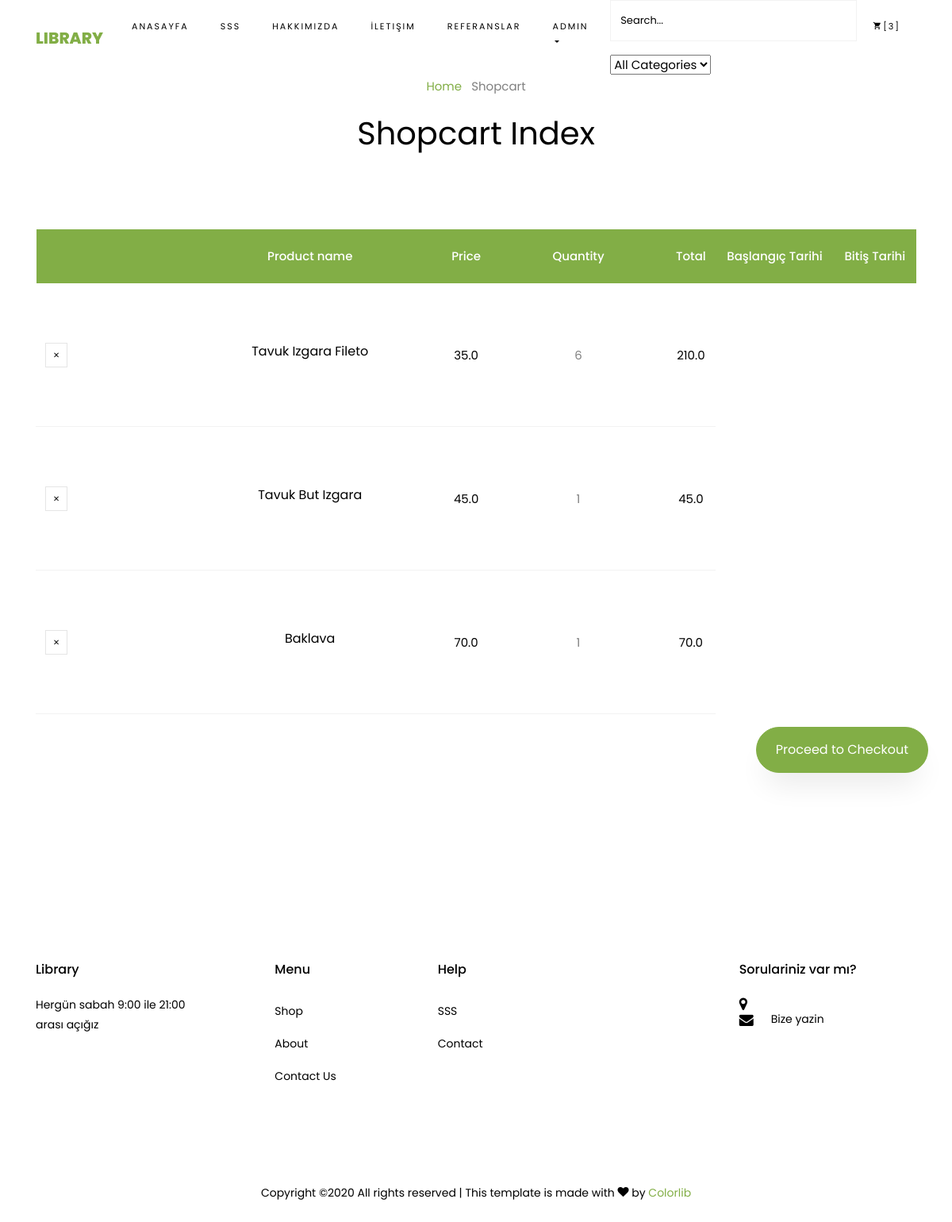
The app's page /shopcart/ (signed in), older data.
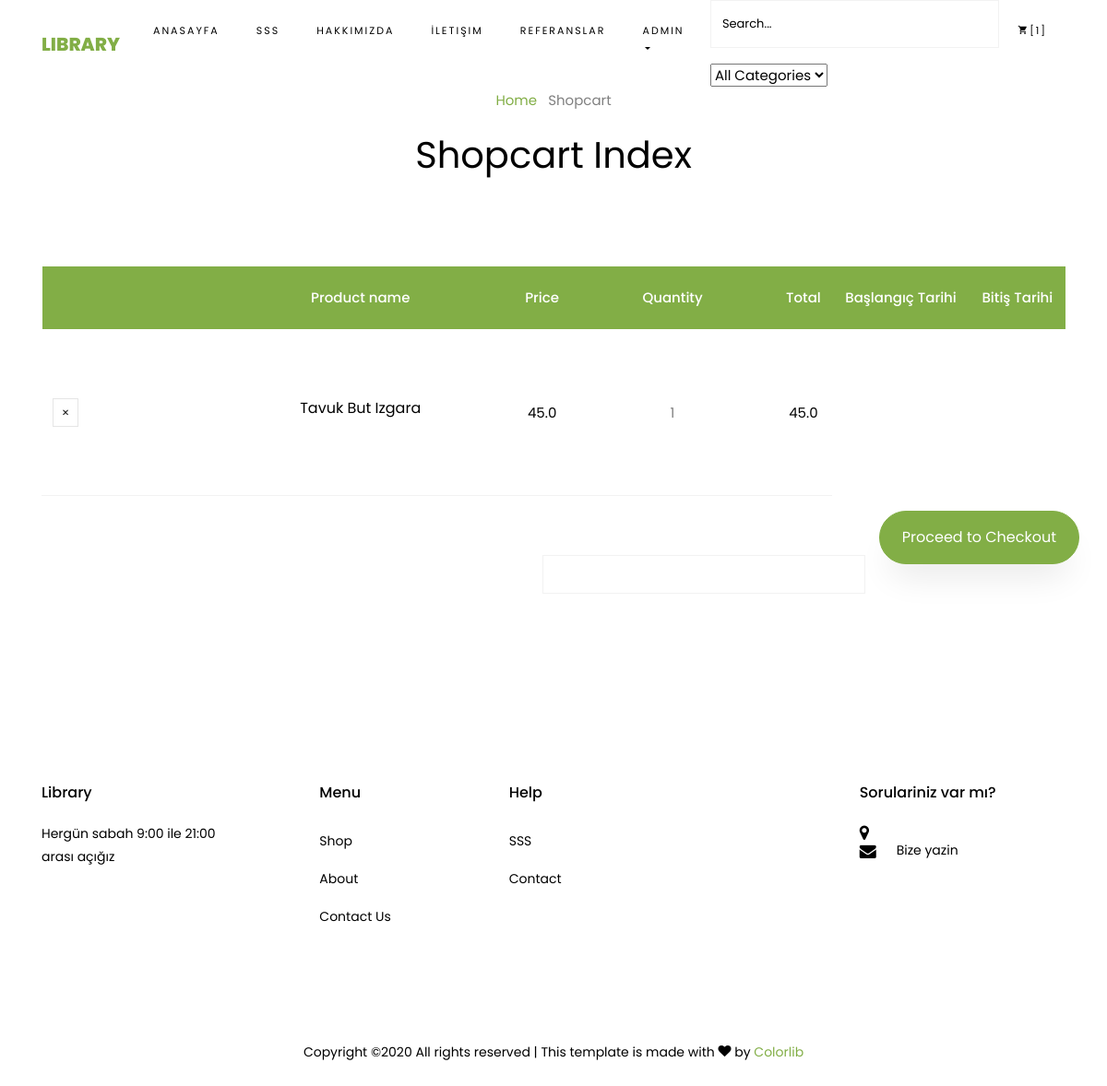
The same page, newer data.
### order/models.py (models this page shows, shortened)
class ShopCart(models.Model):
    user = models.ForeignKey(User,on_delete=models.SET_NULL,null=True)
    product = models.ForeignKey(Product,on_delete=models.SET_NULL,null=True)
    quantity = models.IntegerField()
    @property
    def amount(self):
        return (self.quantity * self.product.price)

### product/models.py (models this page shows, shortened)
class Product(models.Model):
   STATUS = (
      ('True', 'Evet'),
      ('False', 'Hayir'),
   )
   category= models.ForeignKey(Category, on_delete=models.CASCADE)
   title = models.CharField(max_length=150)
   keywords = models.CharField(max_length=255)
   description = models.CharField(max_length=255)
   image = models.ImageField(blank=True, upload_to='images/')
   price = models.FloatField()
   amount = models. IntegerField()
   detail =RichTextUploadingField()
   slug = models.SlugField(null=False,unique=True)
   status = models.CharField(max_length=10,choices=STATUS)
   create_at = models.DateTimeField (auto_now_add=True)
   update_at = models.DateTimeField (auto_now=True)
   def __str__(self):
      return self.title
   def image_tag(self):
      return mark_safe('<img src="{}" height="50"/>'.format(self.image.url))
   image_tag.short_description = 'Image'

### order/views.py (the view)
# urls.py: path('shopcart/', orderviews.shopcart, name='shopcart'),
@login_required(login_url='/login')
def shopcart(request):
    category= Category.objects.all()
    current_user = request.user
    shopcart = ShopCart.objects.filter(user_id=current_user.id)
    request.session['cart_items']=ShopCart.objects.filter(user_id=current_user.id).count()
    total=0
    for rs in shopcart:
        total += rs.product.price * rs.quantity
    context = {'shopcart': shopcart,
               'category': category,
               'total': total,
               }
    return render(request, 'Shopcart_products.html', context)

### order/templates/Shopcart_products.html (shortened to what this page needs)
{% extends 'homebase.html' %}
{% load static %}
{% block content %}
<!DOCTYPE html>
<html lang="en">
<head>
	<link rel="stylesheet" href="css/open-iconic-bootstrap.min.css">
	<link rel="stylesheet" href="css/animate.css">
	<link rel="stylesheet" href="css/owl.carousel.min.css">
	<link rel="stylesheet" href="css/owl.theme.default.min.css">
	<link rel="stylesheet" href="css/magnific-popup.css">
	<link rel="stylesheet" href="css/aos.css">
	<link rel="stylesheet" href="css/ionicons.min.css">
	<link rel="stylesheet" href="css/bootstrap-datepicker.css">
	<link rel="stylesheet" href="css/jquery.timepicker.css">
	<link rel="stylesheet" href="css/flaticon.css">
	<link rel="stylesheet" href="css/icomoon.css">
	<link rel="stylesheet" href="css/style.css">
</head>
<body class="goto-here">
<div >
	<div class="container">
		<div class="row no-gutters slider-text align-items-center justify-content-center">
			<div class="col-md-9 ftco-animate text-center">
				<p class="breadcrumbs"><span class="mr-2"><a href="/">Home</a></span> <span>Shopcart</span></p>
				<h1 class="mb-0 bread">Shopcart Index</h1>
			</div>
		</div>
	</div>
</div>
<section class="ftco-section ftco-cart">
	<div class="container">
		<div class="row">
			<div class="col-md-12 ftco-animate">
				<div class="cart-list">
					<table class="table">
						<thead class="thead-primary">
						<tr class="text-center">
							<th>&nbsp;</th>
							<th>&nbsp;</th>
							<th>Product name</th>
							<th>Price</th>
							<th>Quantity</th>
							<th>Total</th>
							<th>Başlangıç Tarihi</th>
							<th>Bitiş Tarihi</th>
						</tr>
						</thead>
						<tbody>
						{% for rs in shopcart %}
						<tr class="text-center">
							<td class="product-remove"><a href="/order/deletefromcart/{{rs.id}}"><span class="ion-ios-close"></span></a></td>
							<td class="image-prod"><div class="img" style="background-image:url({{ rs.product.image.url }});"></div></td>
							<td class="product-name">
								<h3>{{rs.product}}</h3>
							</td>
							<td class="price">{{rs.product.price}}</td>
							<td class="quantity">
								{{rs.quantity}}
							</td>
							<td class="total">{{ rs.amount }}</td>
						</tr>
						{% endfor %}
						</tbody>
					</table>
				</div>
			</div>
		</div>
		<div class="row justify-content-end">
			<div class="col-lg-4 mt-5 cart-wrap ftco-animate">
				<div class="cart-total mb-3">
				</div>
			</div>
				<p><a href="/order/orderproduct" class="btn btn-primary py-3 px-4">Proceed to Checkout</a></p>
		</div>
	</div>
</section>
</body>
</html>
{% endblock %}

### home/templates/homebase.html (shortened to what this page needs)
<!DOCTYPE html>
<html lang="en">
{% load static %}
<head>
   <link rel="stylesheet" href="{% static 'css/open-iconic-bootstrap.min.css'%}" />
   <link rel="stylesheet" href="{% static 'css/animate.css'%}" />
   <link rel="stylesheet" href="{% static 'css/owl.carousel.min.css'%}" />
   <link rel="stylesheet" href="{% static 'css/owl.theme.default.min.css'%}" />
   <link rel="stylesheet" href="{% static 'css/magnific-popup.css'%}" />
   <link rel="stylesheet" href="{% static 'css/aos.css'%}" />
   <link rel="stylesheet" href="{% static 'css/ionicons.min.css'%}" />
   <link rel="stylesheet" href="{% static 'css/bootstrap-datepicker.css'%}" />
   <link rel="stylesheet" href="{% static 'css/jquery.timepicker.css'%}" />
   <link rel="stylesheet" href="{% static 'css/flaticon.css'%}" />
   <link rel="stylesheet" href="{% static 'css/icomoon.css'%}" />
   <link rel="stylesheet" href="{% static 'css/style.css'%}" />
<body>
{% include 'header.html' %}
{% block content %} {% endblock %}
{% include 'footer.html'%}
</body>
</html>

### home/templates/header.html (shortened to what this page needs)
{% load static %}
{% load mptt_tags %}
<link rel="stylesheet" href="https://ajax.googleapis.com/ajax/libs/jqueryui/1.11.4/themes/smoothness/jquery-ui.css">
<nav class="navbar navbar-expand-lg navbar-dark ftco_navbar bg-dark ftco-navbar-light" id="ftco-navbar">
    <div class="container">
        <a class="navbar-brand" href="/">Library</a>
        <div class="collapse navbar-collapse" id="ftco-nav">
            <ul class="navbar-nav ml-auto">
                <li class="nav-item active"><a href="/" class="nav-link">Anasayfa</a></li>
                <li class="nav-item active"><a href="/sss" class="nav-link">SSS</a></li>
                <li class="nav-item"><a href="/hakkimizda" class="nav-link">Hakkımızda</a></li>
                <li class="nav-item"><a href="/iletisim" class="nav-link">İletişim</a></li>
                <li class="nav-item"><a href="/referanslar" class="nav-link">Referanslar</a></li>
                {% if user.id is not None %}
                <li class="nav-item dropdown">
                    <a class="nav-link dropdown-toggle" href="/user" id="dropdown04" data-toggle="dropdown" aria-haspopup="true" aria-expanded="false">{{ user.username }}</a>
                </li>
                {% else %}
                <li class="nav-item"><a href="/login/" class="text-uppercase">Login</a> / <a href="/signup/" class="text-uppercase">Sign Up</a></li>
                {% endif %}
                <li>
                    <form action="/search/" class="search-form" method="post">
                        <div class="form-group">
                            <input name="query" id="query" type="text" class="form-control" placeholder="Search...">
                        </div>
                        <select name="catid" class="input search-categories">
                            <option value="0">All Categories</option>
                        </select>
                    </form>
                </li>
                <li class="nav-item cta cta-colored"><a href="/shopcart" class="nav-link"><span class="icon-shopping_cart"></span>[{{ request.session.cart_items }}]</a></li>
            </ul>
        </div>
    </div>
</nav>

### home/templates/footer.html (shortened to what this page needs)
{% load static %}
<footer class="ftco-footer ftco-section">
    <div class="container">
        <div class="row mb-5">
            <div class="col-md">
                <div class="ftco-footer-widget mb-4">
                    <h2 class="ftco-heading-2">Library </h2>
                    <p>Hergün sabah 9:00 ile 21:00 arası açığız</p>
                    <ul class="ftco-footer-social list-unstyled float-md-left float-lft mt-5">
                    </ul>
                </div>
            </div>
            <div class="col-md">
                <div class="ftco-footer-widget mb-4 ml-md-5">
                    <h2 class="ftco-heading-2">Menu</h2>
                    <ul class="list-unstyled">
                        <li><a href="/" class="py-2 d-block">Shop</a></li>
                        <li><a href="/hakkimizda" class="py-2 d-block">About</a></li>
                        <li><a href="/iletisim" class="py-2 d-block">Contact Us</a></li>
                    </ul>
                </div>
            </div>
            <div class="col-md-4">
                <div class="ftco-footer-widget mb-4">
                    <h2 class="ftco-heading-2">Help</h2>
                    <div class="d-flex">
                        <ul class="list-unstyled">
                            <li><a href="/sss" class="py-2 d-block">SSS</a></li>
                            <li><a href="/iletisim" class="py-2 d-block">Contact</a></li>
                        </ul>
                    </div>
                </div>
            </div>
            <div class="col-md">
                <div class="ftco-footer-widget mb-4">
                    <h2 class="ftco-heading-2"> Sorulariniz var mı?</h2>
                    <div class="block-23 mb-3">
                        <ul>
                            <li><span class="icon icon-map-marker"></span></li>
                            <li><a href="mailto:ahmetcagataygumus52@gmail.com"><span class="icon icon-envelope"></span><span class="text">Bize yazin</span></a></li>
                        </ul>
                    </div>
                </div>
            </div>
        </div>
        <div class="row">
            <div class="col-md-12 text-center">
                <p>
                    Copyright &copy;<script>document.write(new Date().getFullYear());</script> All rights reserved | This template is made with <i class="icon-heart color-danger" aria-hidden="true"></i> by <a href="https://colorlib.com" target="_blank">Colorlib</a>
                </p>
            </div>
        </div>
    </div>
</footer>

### home/static/css/icomoon.css (style rules this page uses)
[class^="icon-"], [class*=" icon-"] { font-family: 'icomoon' !important; speak: none; font-style: normal; font-weight: normal; font-variant: normal; text-transform: none; line-height: 1; -webkit-font-smoothing: antialiased; -moz-osx-font-smoothing: grayscale; }
.icon-heart:before { content: "\f004"; }
.icon-map-marker:before { content: "\f041"; }
.icon-envelope:before { content: "\f0e0"; }
.icon-shopping_cart:before { content: "\e8cc"; }

### TEMPS/css/icomoon.css (style rules this page uses)
[class^="icon-"], [class*=" icon-"] { font-family: 'icomoon' !important; speak: none; font-style: normal; font-weight: normal; font-variant: normal; text-transform: none; line-height: 1; -webkit-font-smoothing: antialiased; -moz-osx-font-smoothing: grayscale; }
.icon-heart:before { content: "\f004"; }
.icon-map-marker:before { content: "\f041"; }
.icon-envelope:before { content: "\f0e0"; }

Row changes from the older to the newer data that the page shows:
removed ShopCart: product "Tavuk Izgara Fileto", product.price "35.0", quantity "6", amount "210.0"
removed ShopCart: product "Baklava", product.price "70.0", quantity "1", amount "70.0"
Text that changed along with them:
{{ request.session.cart_items }}: "3" → "1"
